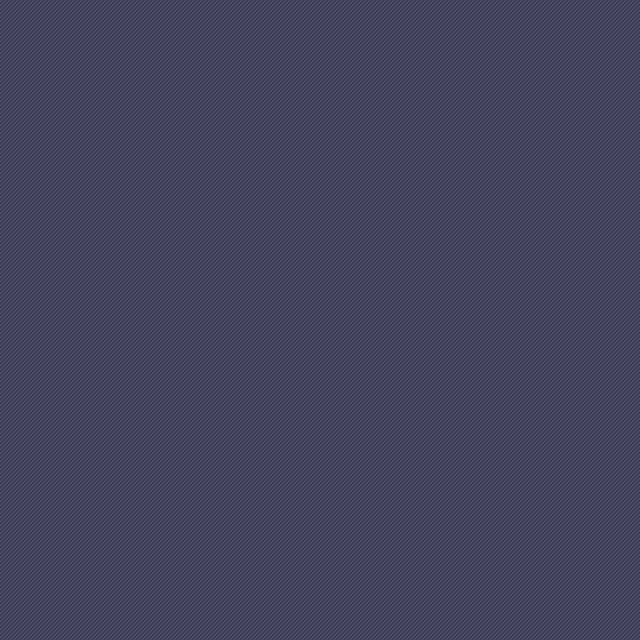

The image is a tile-based game level rendered from a .tmx file. Its description and complete source (layers, tilesets, objects, tile grids) follow:
An orthogonal 20x20 tile map with 32x32 px tiles, 2 tile layers (Floor, Walls).

<map version="1.4" tiledversion="1.4.3" orientation="orthogonal" renderorder="right-down" width="20" height="20" tilewidth="32" tileheight="32" infinite="0" nextlayerid="3" nextobjectid="1">
 <tileset firstgid="1" source="../../tilesets/Gather Floors 1.x.tsx" />
 <layer id="1" name="Floor" width="20" height="20">
  <data encoding="csv">
444,444,444,444,444,444,444,444,444,444,444,444,444,444,444,444,444,444,444,444,
444,444,444,444,444,444,444,444,444,444,444,444,444,444,444,444,444,444,444,444,
444,444,444,444,444,444,444,444,444,444,444,444,444,444,444,444,444,444,444,444,
444,444,444,444,444,444,444,444,444,444,444,444,444,444,444,444,444,444,444,444,
444,444,444,444,444,444,444,444,444,444,444,444,444,444,444,444,444,444,444,444,
444,444,444,444,444,444,444,444,444,444,444,444,444,444,444,444,444,444,444,444,
444,444,444,444,444,444,444,444,444,444,444,444,444,444,444,444,444,444,444,444,
444,444,444,444,444,444,444,444,444,444,444,444,444,444,444,444,444,444,444,444,
444,444,444,444,444,444,444,444,444,444,444,444,444,444,444,444,444,444,444,444,
444,444,444,444,444,444,444,444,444,444,444,444,444,444,444,444,444,444,444,444,
444,444,444,444,444,444,444,444,444,444,444,444,444,444,444,444,444,444,444,444,
444,444,444,444,444,444,444,444,444,444,444,444,444,444,444,444,444,444,444,444,
444,444,444,444,444,444,444,444,444,444,444,444,444,444,444,444,444,444,444,444,
444,444,444,444,444,444,444,444,444,444,444,444,444,444,444,444,444,444,444,444,
444,444,444,444,444,444,444,444,444,444,444,444,444,444,444,444,444,444,444,444,
444,444,444,444,444,444,444,444,444,444,444,444,444,444,444,444,444,444,444,444,
444,444,444,444,444,444,444,444,444,444,444,444,444,444,444,444,444,444,444,444,
444,444,444,444,444,444,444,444,444,444,444,444,444,444,444,444,444,444,444,444,
444,444,444,444,444,444,444,444,444,444,444,444,444,444,444,444,444,444,444,444,
444,444,444,444,444,444,444,444,444,444,444,444,444,444,444,444,444,444,444,444
</data>
 </layer>
 <layer id="2" name="Walls" width="20" height="20">
  <data encoding="csv">
0,0,0,0,0,0,0,0,0,0,0,0,0,0,0,0,0,0,0,0,
0,0,0,0,0,0,0,0,0,0,0,0,0,0,0,0,0,0,0,0,
0,0,0,0,0,0,0,0,0,0,0,0,0,0,0,0,0,0,0,0,
0,0,0,0,0,0,0,0,0,0,0,0,0,0,0,0,0,0,0,0,
0,0,0,0,0,0,0,0,0,0,0,0,0,0,0,0,0,0,0,0,
0,0,0,0,0,0,0,0,0,0,0,0,0,0,0,0,0,0,0,0,
0,0,0,0,0,0,0,0,0,0,0,0,0,0,0,0,0,0,0,0,
0,0,0,0,0,0,0,0,0,0,0,0,0,0,0,0,0,0,0,0,
0,0,0,0,0,0,0,0,0,0,0,0,0,0,0,0,0,0,0,0,
0,0,0,0,0,0,0,0,0,0,0,0,0,0,0,0,0,0,0,0,
0,0,0,0,0,0,0,0,0,0,0,0,0,0,0,0,0,0,0,0,
0,0,0,0,0,0,0,0,0,0,0,0,0,0,0,0,0,0,0,0,
0,0,0,0,0,0,0,0,0,0,0,0,0,0,0,0,0,0,0,0,
0,0,0,0,0,0,0,0,0,0,0,0,0,0,0,0,0,0,0,0,
0,0,0,0,0,0,0,0,0,0,0,0,0,0,0,0,0,0,0,0,
0,0,0,0,0,0,0,0,0,0,0,0,0,0,0,0,0,0,0,0,
0,0,0,0,0,0,0,0,0,0,0,0,0,0,0,0,0,0,0,0,
0,0,0,0,0,0,0,0,0,0,0,0,0,0,0,0,0,0,0,0,
0,0,0,0,0,0,0,0,0,0,0,0,0,0,0,0,0,0,0,0,
0,0,0,0,0,0,0,0,0,0,0,0,0,0,0,0,0,0,0,0
</data>
 </layer>
</map>
